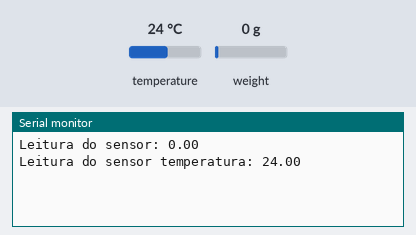
Simulated run of this sketch. Board: ESP32. Shown: the last lines printed to the serial monitor. The inputs (shaded band) are chosen by the test bench; at power-on: temperature 24 °C, weight on the scale 0 g.

Above: at 1.8 s.
1.9 s: temperature set to 12 °C
At 2.6 s:
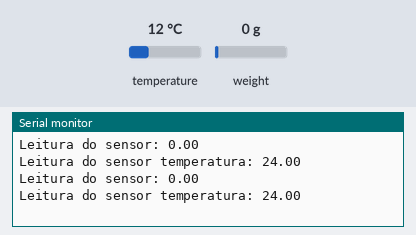
3.4 s: weight on the scale set to 100 g
At 4.5 s:
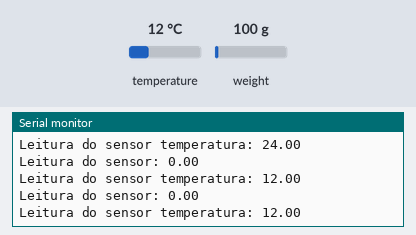
4.9 s: temperature set to 19 °C
At 6.2 s:
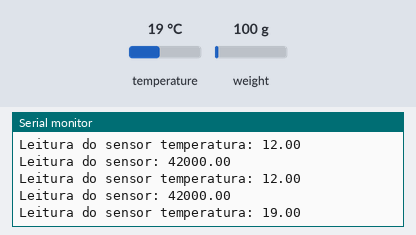
6.4 s: weight on the scale set to 1250 g
At 7.4 s:
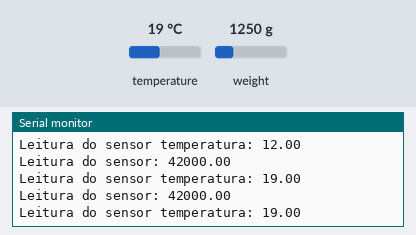
Timing chart, 0 to 8.9 s (numbered marks = the images above; inputs shaded):
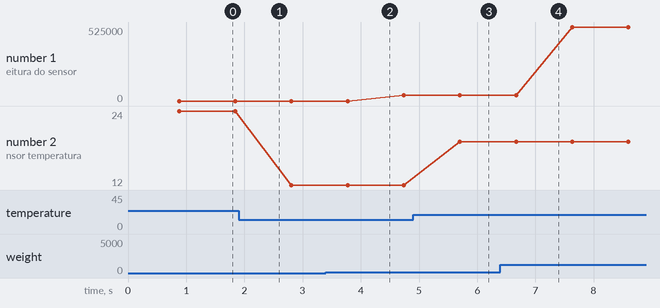

The sketch:

esp_reator.ino
```cpp
#include <Q2HX711.h> //biblioteca do sensor de nivel
#include <OneWire.h> // biblioteca sensor de temperatura
#include <DallasTemperature.h> // biblioteca sensor de temperatura


//PINAGEM DO SISTEMA////////////////////////////////////////////////////////////////////
//Pinagem para o sensor de pressão
const int DOUT = 19;  // sinal DT do amplificador do sensor de pressao
const int PD_SCK = 18; // sinal SCK do amplificador do sensor de pressao

// Sensor Temperatura
#define ONE_WIRE_BUS 13 // recebera o sinal do sensor de temperatura

// Instanciando objetos
// Sensor de pressão
Q2HX711 preson(DOUT, PD_SCK);
//comunicacao um fio do sensor de temperatura
OneWire oneWire(ONE_WIRE_BUS);
//sensores de temperatura
DallasTemperature sensors(&oneWire);

typedef struct __attribute__((packed)) {
  float inputnivel;
  float temperatura;
} SensorData;

SensorData sensorData; // Crie uma instância da estrutura SensorData

void setup() {

  Serial.begin(115200);

  Serial1.begin(115200, SERIAL_8N1, 17, 16); // Configura a porta serial 1 (TX: pino 17, RX: pino 16)

  sensors.begin();
}

void loop() {

  sensorData.inputnivel = preson.read(); // Atribua o valor do sensor ao campo correto da estrutura

  sensors.requestTemperatures();
  sensorData.temperatura = sensors.getTempCByIndex(0);;

  // Enviando os dados via porta serial
  Serial1.write((uint8_t*)&sensorData, sizeof(sensorData));

  Serial.print("Leitura do sensor: ");
  Serial.println(sensorData.inputnivel);
  Serial.print("Leitura do sensor temperatura: ");
  Serial.println(sensorData.temperatura);

  delay(100);
}
```

Measured:
- after the input at 4.9 s, the serial monitor: prints a new line after 0.80 s (image 3)
- plotted number 1: 0 → 42000 after the input at 3.4 s, 42000 → 525000 after the input at 6.4 s
- plotted number 2: 24 → 12 after the input at 1.9 s, 12 → 19 after the input at 4.9 s
